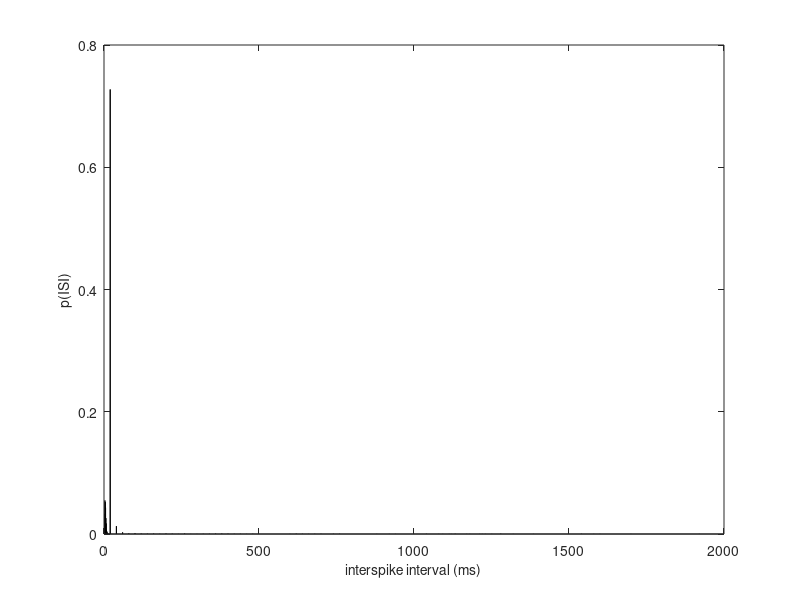

MATLAB code for this plot:
%%  netword of neurons with different parameters for (amplirude and time constant) 
clc
clear all
close all
%%
load('N1.mat')
N1 ;
load('N2.mat')
N2 ;
load('N3.mat')
N3 ;
load('N4.mat')
N4 ;
load('N5.mat')
N5 ;
load('N6.mat')
N6 ;
load('N7.mat')
N7 ;
load('N8.mat')
N8 ;
load('N9.mat')
N9 ;
load('N10.mat')
N10;




j=1  ;
for i=1:length(N1)
    S(1,j)=N1(1,i) ;
    j=j+1 ;
end


for i=1:length(N2)
    S(1,j)=N2(1,i) ;
    j=j+1 ;
end

for i=1:length(N3)
    S(1,j)=N3(1,i) ;
    j=j+1 ;
end

for i=1:length(N4)
    S(1,j)=N4(1,i) ;
    j=j+1 ;
end

for i=1:length(N5)
    S(1,j)=N5(1,i) ;
    j=j+1 ;
end

for i=1:length(N6)
    S(1,j)=N6(1,i) ;
    j=j+1 ;
end

for i=1:length(N7)
    S(1,j)=N7(1,i) ;
    j=j+1 ;
end

for i=1:length(N8)
    S(1,j)=N8(1,i) ;
    j=j+1 ;
end

for i=1:length(N9)
    S(1,j)=N9(1,i) ;
    j=j+1 ;
end

for i=1:length(N10)
    S(1,j)=N10(1,i) ;
    j=j+1 ;
end


size(S)


%%

xx = unique(S)   ;    % temp vector of vals
S = sort(S)    ;     % sorted input aligns with temp (lowest to highest)
p = zeros(size(xx)); % vector for freqs
% frequency for each value
for i = 1:length(xx)
    p(i) = (sum(S == xx(i)))/ (length(S)) ;
end
xx ;
%p ;
%sum(p)
width=0.1 ;
%subplot(2,1,2) ;
figure
bar(xx,p, width )
%xlim([0 150])
xlabel('interspike interval (ms)' , 'FontSize', 10)
ylabel('p(ISI)' , 'FontSize', 10)
%set(gca,'XScale','log');



%%


%xx=xx'
%%

%p=p'








